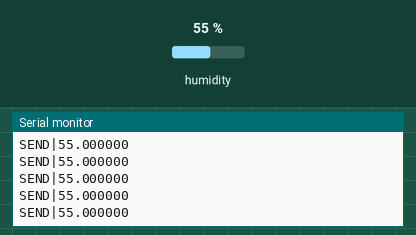
A sketch run on a simulated Arduino Uno, built with avr-gcc and run on an emulated ATmega328P. Shown: the last lines printed to the serial monitor. The inputs (shaded band) are chosen by the test bench; at power-on: humidity 55 %.

Above: at 1.2 s.
1.3 s: humidity set to 52 %
At 2.3 s:
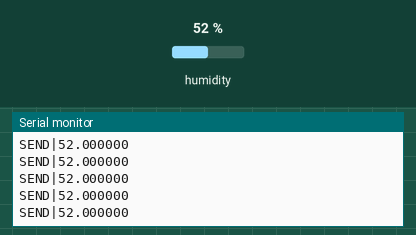
2.8 s: humidity set to 49 %
At 3.3 s:
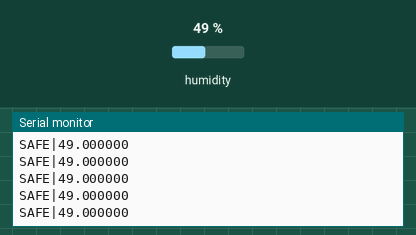

The sketch:

SerialProject.ino
```cpp
#include "Adafruit_Si7021.h"
Adafruit_Si7021 sensor = Adafruit_Si7021();

void setup() {
  // put your setup code here, to run once:
  Serial.begin(9600);
  pinMode(2, INPUT);

  if(!sensor.begin()){
    Serial.println("Humidity Sensor not found");
    while(true);
  }

  Serial.print("Starting Humidity: ");
  Serial.println(sensor.readHumidity(), 0);
}
void loop() {
  float humidity = sensor.readHumidity();
  bool state = false;

  if(humidity < 40.0f || humidity > 50.0f){
    state = true;
  }

  if(state){
    Serial.print("SEND|");
  }
  else{
    Serial.print("SAFE|");
  }
  Serial.println(humidity,6);
}
```

Measured:
- the behaviour switches between 51 and 50 % on humidity (found by bisection; images 1 and 2)
- after the input at 1.3 s, the serial monitor: prints a new line at once (image 1)
- after the input at 2.8 s, the serial monitor: prints a new line at once (image 2)
